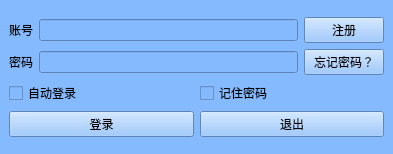
<?xml version="1.0" encoding="UTF-8"?>
<ui version="4.0">
 <class>MainWindow</class>
 <widget class="QMainWindow" name="MainWindow">
  <property name="geometry">
   <rect>
    <x>0</x>
    <y>0</y>
    <width>393</width>
    <height>154</height>
   </rect>
  </property>
  <property name="windowTitle">
   <string>MainWindow</string>
  </property>
  <property name="styleSheet">
   <string notr="true">background-color: rgb(133, 186, 255);</string>
  </property>
  <widget class="QWidget" name="centralwidget">
   <layout class="QGridLayout" name="gridLayout_3">
    <item row="0" column="0">
     <layout class="QGridLayout" name="gridLayout_2">
      <item row="0" column="0">
       <layout class="QGridLayout" name="gridLayout">
        <item row="0" column="0">
         <widget class="QLabel" name="label">
          <property name="text">
           <string>账号</string>
          </property>
         </widget>
        </item>
        <item row="0" column="1">
         <widget class="QLineEdit" name="lineEdit"/>
        </item>
        <item row="0" column="2">
         <widget class="QPushButton" name="pushButton">
          <property name="text">
           <string>注册</string>
          </property>
         </widget>
        </item>
        <item row="1" column="0">
         <widget class="QLabel" name="label_2">
          <property name="text">
           <string>密码</string>
          </property>
         </widget>
        </item>
        <item row="1" column="1">
         <widget class="QLineEdit" name="lineEdit_2"/>
        </item>
        <item row="1" column="2">
         <widget class="QPushButton" name="pushButton_2">
          <property name="focusPolicy">
           <enum>Qt::NoFocus</enum>
          </property>
          <property name="contextMenuPolicy">
           <enum>Qt::NoContextMenu</enum>
          </property>
          <property name="acceptDrops">
           <bool>false</bool>
          </property>
          <property name="text">
           <string>忘记密码？</string>
          </property>
          <property name="checkable">
           <bool>false</bool>
          </property>
         </widget>
        </item>
       </layout>
      </item>
      <item row="1" column="0">
       <layout class="QHBoxLayout" name="horizontalLayout">
        <item>
         <widget class="QCheckBox" name="checkBox_auto_login">
          <property name="text">
           <string>自动登录</string>
          </property>
         </widget>
        </item>
        <item>
         <widget class="QCheckBox" name="checkBox_rem_pwd">
          <property name="text">
           <string>记住密码</string>
          </property>
         </widget>
        </item>
       </layout>
      </item>
      <item row="2" column="0">
       <layout class="QHBoxLayout" name="horizontalLayout_2">
        <item>
         <widget class="QPushButton" name="pushButton_login">
          <property name="text">
           <string>登录</string>
          </property>
         </widget>
        </item>
        <item>
         <widget class="QPushButton" name="pushButton_exit">
          <property name="text">
           <string>退出</string>
          </property>
         </widget>
        </item>
       </layout>
      </item>
     </layout>
    </item>
   </layout>
  </widget>
 </widget>
 <resources/>
 <connections/>
</ui>
